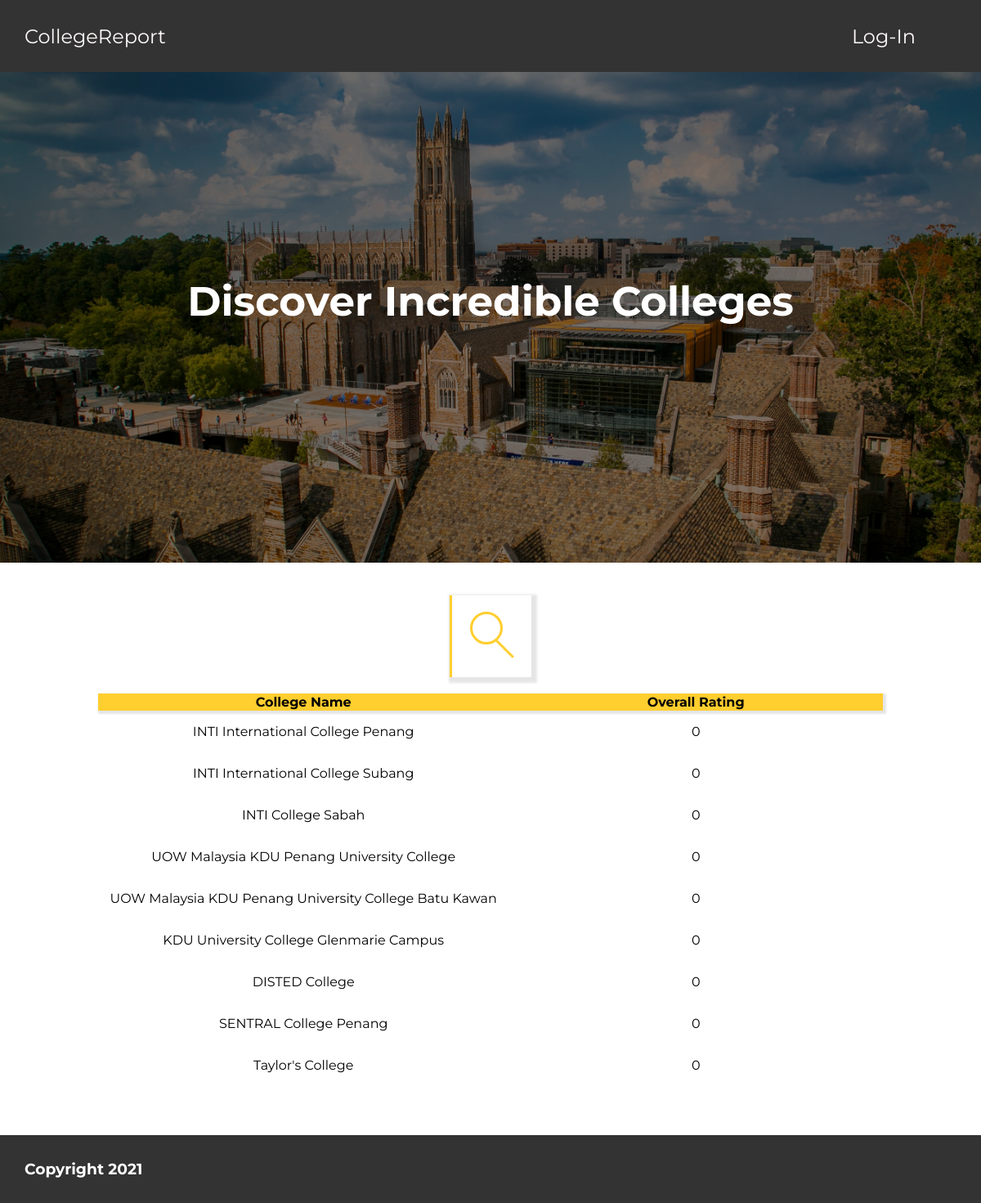
Page /php/main.php on the committed database.
### tables this page shows
CREATE TABLE `colleges` (
  `college_id` int(10) NOT NULL,
  `name` varchar(100) NOT NULL,
  `overall_rating` varchar(6) NOT NULL DEFAULT '0',
  `college_description` varchar(5000) NOT NULL,
  `url` varchar(2083) NOT NULL
);

### php/main.php (the view, shortened to what this page needs)
<?php
require 'config.php';
$sql =
"SELECT *
FROM college_website.colleges
ORDER BY overall_rating DESC";
$result = mysqli_query($conn, $sql);
$resultsCheck = mysqli_num_rows($result);
echo '<html>';
echo '<head>';
echo '<link rel="stylesheet" href="../css/style-main.css"/>';
echo '</head>';
echo '<body>';
include 'support elements/nav_wide.php';
echo '<div class="featured-container">';
echo '<div class="overlay">';
echo '<h1 class="top-intro-header">Discover Incredible Colleges</h1>';
echo '</div>';
echo '</div>';
echo '<main>';
echo '<div class="search">';
echo '<span class="search-button">';
echo '<span class="search-icon"></span>';
echo '</span>';
echo '</div>';
echo '<table id="table-search" class="table-sort">';
echo '<thead>';
echo '<tr>';
echo '<th>College Name</th>';
echo '<th>Overall Rating</th>';
echo '</tr>';
echo '</thead>';
echo '<tbody>';
if ($resultsCheck > 0) {
  while ($row = mysqli_fetch_assoc($result)) {
    echo "<tr>";
    echo "<td><a class =\"table-row-link\" href=\"individual%20page/university.php?college_name=" . $row['name'] ."\"> " . $row['name'] . "</a></td>";
    echo "<td>" . $row['overall_rating'] . "</td>";
  }
}
echo '</tbody>';
echo '</table>';
echo '</main>';
include 'support elements/footer.php';
?>
</body>
</html>

### php/support elements/nav_wide.php
<link rel="stylesheet" href="../../css/style-main.css"/>
<ul>
<li><a href="https://localhost/CollegeCapstone/php/main.php">CollegeReport</a></li>
<li style="float: right;"><a class="nav-menu" href="https://localhost/CollegeCapstone/php/admin%20panel/login.php">Log-In</a></li>
</ul>

### php/support elements/footer.php
<?php
echo '<footer>';
echo '<h3 style="padding: 30px; color: #FFFFFF;">Copyright 2021</h3>';
echo '</footer>';
?>

### css/style-main.css (style rules this page uses)
* { box-sizing: border-box; }
body { margin: 0; padding: 0; }
ul { list-style-type: none; margin: 0; padding: 30px; background-color: #333; }
li { display: inline; margin-right: 50px; }
a, h1, th, td, h3 { font-family: 'Montserrat'; }
h1 { font-size: 50px; }
.top-intro-header { margin-bottom: 100px; padding-top: 250px; padding-bottom: 250px; color: #ffffff; }
a { text-decoration: none; color: #fff9f9; font-size: 150%; }
table { width: 80%; height: 60%; margin: 20px auto 60px; text-align: center; border-collapse: collapse; }
th { background-color: #FFCE2F; }
td { width:1%; }
tr { transition: all .2s ease-in-out; }
thead { box-shadow: 2px 2px 2px 2px rgba(0, 0, 0, .1); }
.table-row-link { font-size: inherit; color:inherit; }
footer { background-color: #333; margin-bottom:-30px; }
.overlay { height: 600px; background-color: rgba(0, 0, 0, 0.5); }
.featured-container { margin-top: -35px; background-image: url("../images/featured-home2.jpg"); background-repeat: no-repeat; background-size: cover; text-align: center; }
main { text-align: center; }
.table-sort th { cursor: pointer; }
.search { width: 100px; height: 100px; margin: 40px auto 0; background-color: #ffffff; position: relative; overflow: hidden; transition: all 0.5s ease; box-shadow: 3px 3px 3px 4px rgba(0, 0, 0, .1); }
.search:before { content: ''; display: block; width: 3px; height: 100%; position: relative; background-color: #FFCE2F; transition: all 0.5s ease; }
.search-button { width: 100px; height: 100px; display: block; position: absolute; right: 0; top: 0; padding: 20px; cursor: pointer; }
.search-icon { width: 40px; height: 40px; border-radius: 40px; border: 3px solid #FFCE2F; display: block; position: relative; margin-left: 5px; transition: all 0.5s ease; }
.search-icon:before { content: ''; width: 3px; height: 15px; position: absolute; right: -2px; top: 30px; display: block; background-color: #FFCE2F; transform: rotate(-45deg); transition: all 0.5s ease; }
.search-icon:after { content: ''; width: 3px; height: 15px; position: absolute; right: -12px; top: 40px; display: block; background-color: #FFCE2F; transform: rotate(-45deg); transition: all 0.5s ease; }

### rows in the picture
colleges: name "INTI International College Penang", overall_rating "0"
colleges: name "INTI International College Subang", overall_rating "0"
colleges: name "INTI College Sabah", overall_rating "0"
colleges: name "UOW Malaysia KDU Penang University College", overall_rating "0"
colleges: name "UOW Malaysia KDU Penang University College Batu Kawan", overall_rating "0"
colleges: name "KDU University College Glenmarie Campus", overall_rating "0"
colleges: name "DISTED College", overall_rating "0"
colleges: name "SENTRAL College Penang", overall_rating "0"
colleges: name "Taylor's College", overall_rating "0"
